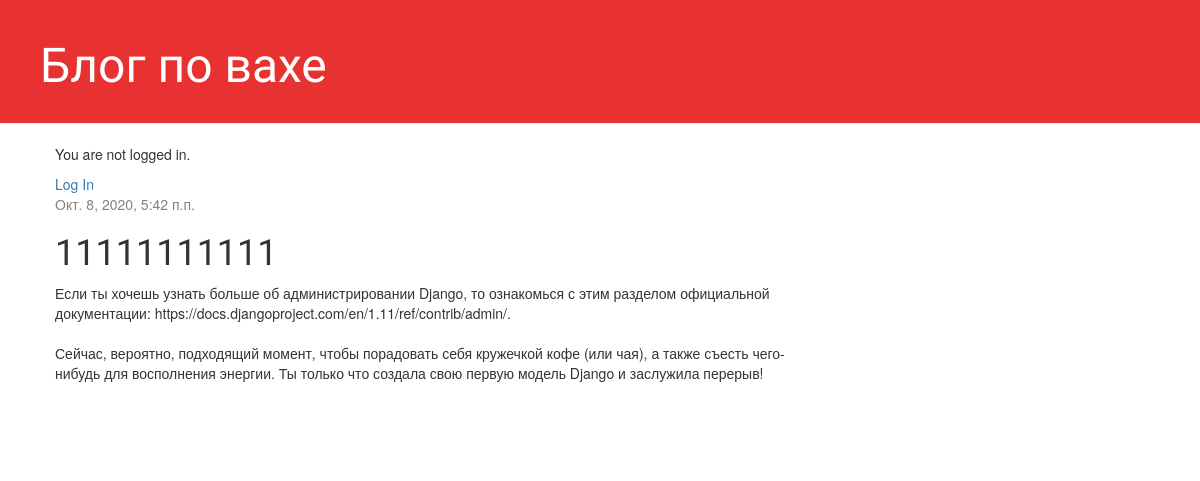
The app's page /post/2/ with its own data.
### blog/models.py (models this page shows, shortened)
class Post(models.Model):
    author = models.ForeignKey(settings.AUTH_USER_MODEL, on_delete=models.CASCADE)
    title = models.CharField(max_length=200)
    text = models.TextField()
    created_datetime = models.DateTimeField(default=timezone.now)
    published_date = models.DateTimeField(blank = True, null = True)

### blog/views.py (the view)
# urls.py: path('post/<int:pk>/', views.post_detail, name='post_detail'),
def post_detail(request, pk):
    post = get_object_or_404(Post, pk=pk)
    return render(request, 'blog/post_detail.html', {'post': post})

### blog/templates/blog/post_detail.html (shortened to what this page needs)
{% extends 'blog/base.html' %}
{% block content %}
    <div class="post">
        {% if post.published_date %}
            <div class="date">
                {{ post.published_date }}
            </div>
        {% endif %}
        <h1>{{ post.title }}</h1>
        <p>{{ post.text|linebreaksbr }}</p>
    </div>
{% endblock %}

### blog/static/css/blog.css (style rules this page uses)
h1, h2, h3, h4 { font-family: 'Lobster', cursive; }
.date { color: #828282; }
.post { margin-bottom: 70px; }

### records on screen
Post: published_date "Окт. 8, 2020, 5:42 п.п.", title "11111111111", text "Если ты хочешь узнать больше об администрировании Django, то ознакомься с этим разделом официальной документации: https://docs.djangoproject.com/en/1.11/ref/contrib/admin/. Сейчас, вероятно, подходящий момент, чтобы порадовать себя кружечкой кофе (или чая), а также съесть чего-нибудь для восполнения энергии. Ты только что создала свою первую модель Django и заслужила перерыв!"
